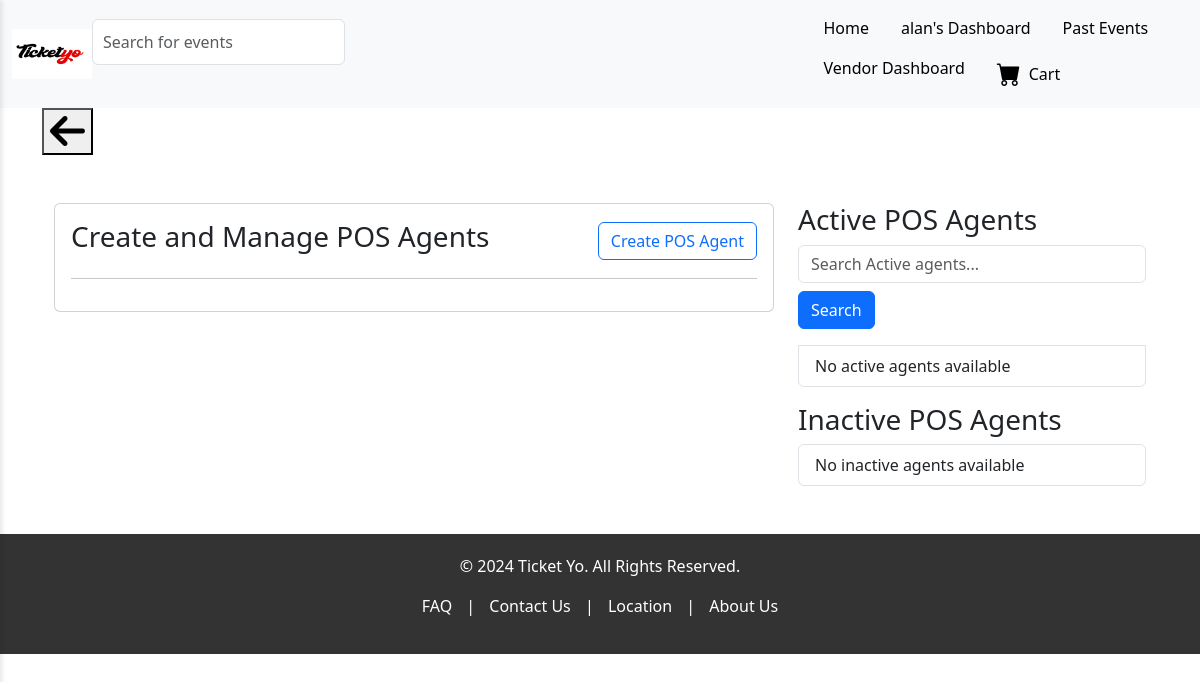
The app's page /pos/manage_agents/ (signed in), older data.
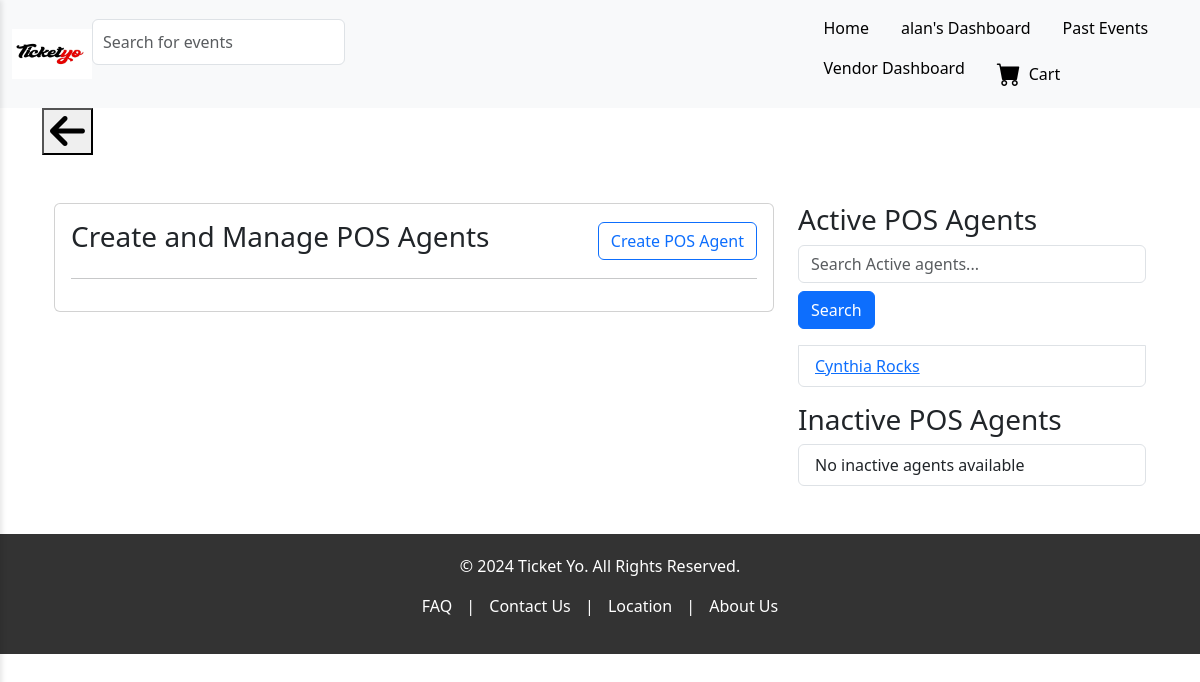
The same page, newer data.
### pos/models.py (models this page shows, shortened)
class POSAgent(AbstractBaseUser):
    username = models.CharField(max_length=255, unique=True)
    first_name = models.CharField(max_length=100)
    last_name = models.CharField(max_length=100)
    email = models.EmailField(unique=True)
    vendor = models.ForeignKey(Vendor, on_delete=models.CASCADE, related_name='pos_agents')
    assigned_events = models.ManyToManyField(Event, related_name='assigned_agents')
    is_active = models.BooleanField(default=True)
    is_posagent = models.BooleanField(default=True)
    objects = POSAgentManager()
    USERNAME_FIELD = 'username'
    REQUIRED_FIELDS = ['username', 'first_name', 'last_name']

### pos/views.py (the view, shortened to what this page needs)
# urls.py: path('manage_agents/', manage_pos_agents, name='manage_pos_agents'),
@login_required
def manage_pos_agents(request):
    vendor = Vendor.objects.get(username=request.user.username)
    search_query = request.GET.get('search', '')
    active_agents = vendor.pos_agents.filter(is_active=True)
    inactive_agents = vendor.pos_agents.filter(is_active=False)
    context = {
        'vendor': vendor,
        'active_agents': active_agents,
        'inactive_agents': inactive_agents,
        'search_query': search_query,
    }
    return render(request, 'pos/manage_agents.html', context)

### templates/pos/manage_agents.html
{% extends 'frontend/base.html' %}
{% block content %}
<div class="container mt-5">
    <div class="row">
        <div class="col-md-8">
            <div class="card">
                <div class="card-body">
                    <div class="d-flex justify-content-between align-items-center">
                        <h3>Create and Manage POS Agents</h3>
                        <a href="{% url 'create_pos_agent' %}" class="btn btn-outline-primary">Create POS Agent</a>
                    </div>
                    <hr>
                </div>
            </div>
        </div>
        <div class="col-md-4">
            <h3>Active POS Agents</h3>
            <ul class="list-group mb-3">
            <form method="GET" class="mb-3">
                <input type="text" name="search" class="form-control" placeholder="Search Active agents..." value="{{ search_query }}">
                <button type="submit" class="btn btn-primary mt-2">Search</button>
            </form>
                {% for agent in active_agents %}
                <li class="list-group-item">
                    <a href="{% url 'agent_detail' agent.id %}">{{ agent.first_name }} {{ agent.last_name }}</a><br>
                </li>
                {% empty %}
                <li class="list-group-item">No active agents available</li>
                {% endfor %}
            </ul>
            <h3>Inactive POS Agents</h3>
            <ul class="list-group">
                {% for agent in inactive_agents %}
                <li class="list-group-item">
                    <a href="{% url 'agent_detail' agent.id %}">{{ agent.first_name }} {{ agent.last_name }} - {{ agent.username }}</a><br>
                    <strong>Assigned Events:</strong>
                    <ul>
                        {% for event in agent.assigned_events.all %}
                        <li>{{ event.title }}</li>
                        {% empty %}
                        <li>No events assigned</li>
                        {% endfor %}
                    </ul>
                </li>
                {% empty %}
                <li class="list-group-item">No inactive agents available</li>
                {% endfor %}
            </ul>
        </div>
    </div>
</div>
{% endblock %}

Row changes from the older to the newer data that the page shows:
added POSAgent: first_name "Cynthia", last_name "Rocks"
Text that changed along with them:
text no longer shown: "No active agents available"
